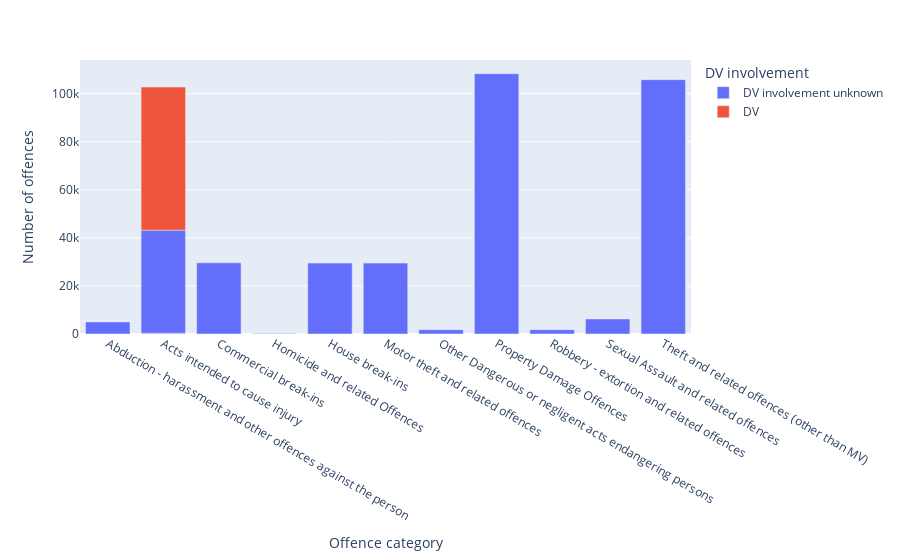

The code cell stored with this chart in its notebook:
### Code cell
px.bar(dv_involvement, x = 'Offence category', y = 'Number of offences', color = 'DV involvement')

### Figure 1 — Plotly figure (JSON) as saved in the notebook; plotly's stock layout.template omitted (floating-point values rounded to 4 significant figures)
{"data": [{"alignmentgroup": "True", "hovertemplate": "DV involvement=DV involvement unknown<br>Offence category=%{x}<br>Number of offences=%{y}<extra></extra>", "legendgroup": "DV involvement unknown", "marker": {"color": "#636efa", "pattern": {"shape": ""}}, "name": "DV involvement unknown", "offsetgroup": "DV involvement unknown", "orientation": "v", "showlegend": true, "textposition": "auto", "type": "bar", "x": ["Abduction - harassment and other offences against the person", "Acts intended to cause injury", "Commercial break-ins", "Homicide and related Offences", "House break-ins", "Motor theft and related offences", "Other Dangerous or negligent acts endangering persons", "Property Damage Offences", "Robbery - extortion and related offences", "Sexual Assault and related offences", "Theft and related offences (other than MV)", "Acts intended to cause injury"], "xaxis": "x", "y": [5027, 371, 29600, 248, 29496, 29486, 1787, 108292, 1809, 6248, 105809, 42822], "yaxis": "y"}, {"alignmentgroup": "True", "hovertemplate": "DV involvement=DV<br>Offence category=%{x}<br>Number of offences=%{y}<extra></extra>", "legendgroup": "DV", "marker": {"color": "#EF553B", "pattern": {"shape": ""}}, "name": "DV", "offsetgroup": "DV", "orientation": "v", "showlegend": true, "textposition": "auto", "type": "bar", "x": ["Acts intended to cause injury"], "xaxis": "x", "y": [59546], "yaxis": "y"}], "layout": {"barmode": "relative", "legend": {"title": {"text": "DV involvement"}, "tracegroupgap": 0}, "margin": {"t": 60}, "xaxis": {"anchor": "y", "domain": [0, 1], "title": {"text": "Offence category"}}, "yaxis": {"anchor": "x", "domain": [0, 1], "title": {"text": "Number of offences"}}}}
